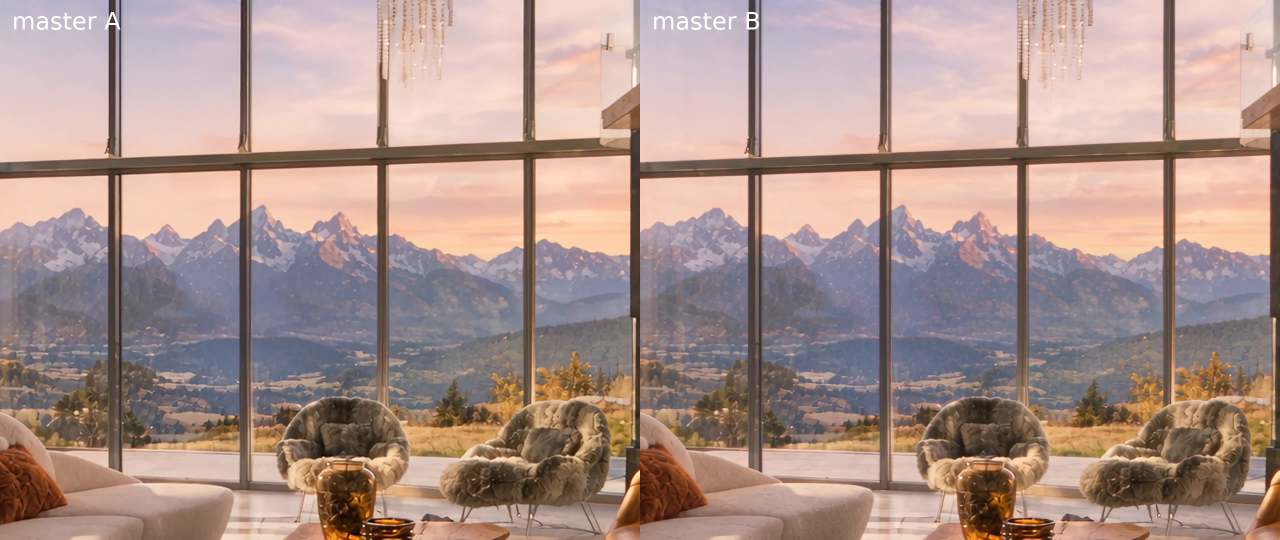
#> input picture tools/_compare.jpg, 2560 x 1080 px (shown at 1/2 size)
$ python -i media.py   (imports and definitions only)
#> lines starting #> are read from the running program, lines starting #| are printed output that depends on the picture
#!/usr/bin/env python3
"""Build the responsive image ladder for the site.

Masters live in assets/master/ (4K frames cut from the film master; they are
deliberately NOT committed, see .gitignore). For every master this writes an
AVIF and WebP ladder into assets/img/ plus a JPEG fallback at 1920, and records
what it produced in assets/img/manifest.json so the page builder can only ever
reference files that exist.

    python3 tools/media.py            # build everything that is missing
    python3 tools/media.py --force    # rebuild every size

Requires Pillow (>=11) with AVIF and WebP support.
"""
import json
import os
import sys

from PIL import Image, ImageFilter

ROOT = os.path.dirname(os.path.dirname(os.path.abspath(__file__)))
MASTERS = os.path.join(ROOT, "assets", "master")
OUT = os.path.join(ROOT, "assets", "img")

# One ladder serves both jobs: a full-bleed hero picks the top of it, an
# insight card near the bottom. AVIF carries the 4K step; WebP stops at 2560
# because the browsers that still need it are not on 4K panels.
AVIF_WIDTHS = (640, 1280, 1920, 2560, 3840)
WEBP_WIDTHS = (640, 1280, 1920, 2560)
JPEG_WIDTH = 1920  # fallback src, Open Graph, and any client without <picture>

# A 9:16 master is only ever shown on a phone held upright, so its ladder stops
# where phones do rather than following the landscape one.
PORTRAIT_AVIF = (480, 720, 1080, 1216)
PORTRAIT_WEBP = (480, 720, 1080)
PORTRAIT_JPEG = 1080

# Smaller sizes get a touch more quality: they are cheap and they are what
# most phones actually download.
def avif_quality(w):
    # Raised across the ladder: these are the stills people look at while they
    # read, and AVIF is cheap enough that shaving them was a false economy.
    return 78 if w <= 640 else 74 if w <= 1280 else 70 if w <= 1920 else 66


def webp_quality(w):
    return 88 if w <= 640 else 85 if w <= 1280 else 80


def resize(im, w):
    if im.width == w:
        return im.copy()
    h = round(im.height * w / im.width)
    out = im.resize((w, h), Image.LANCZOS)
    # Lanczos leaves a downscale very slightly soft; a light unsharp mask puts
    # the edge definition back without haloing. Strength tapers off as the
    # output approaches the master's own resolution.
    ratio = w / im.width
    if ratio < 0.95:
        percent = 60 if ratio < 0.4 else 45 if ratio < 0.7 else 32
        out = out.filter(ImageFilter.UnsharpMask(radius=0.7, percent=percent, threshold=3))
    return out


def build(path, force=False):
#> called with path = '_compare.jpg', force = False
    name = os.path.splitext(os.path.basename(path))[0]
    master = Image.open(path)
#> master is the input picture: PIL image 2560x1080 RGB; mean R, G, B 170.6, 146.4, 139.8
    if master.mode != "RGB":
        master = master.convert("RGB")
    made, sizes = [], {"avif": [], "webp": []}
    portrait = master.height > master.width
#> portrait = False
    avif_widths = PORTRAIT_AVIF if portrait else AVIF_WIDTHS
#> avif_widths = (640, 1280, 1920, 2560, 3840)
    webp_widths = PORTRAIT_WEBP if portrait else WEBP_WIDTHS
#> webp_widths = (640, 1280, 1920, 2560)
    jpeg_width = PORTRAIT_JPEG if portrait else JPEG_WIDTH
#> jpeg_width = 1920

    for w in avif_widths:
        if w > master.width:
            continue
        dst = os.path.join(OUT, f"{name}-{w}.avif")
        sizes["avif"].append(w)
        if force or not os.path.exists(dst):
            resize(master, w).save(dst, "AVIF", quality=avif_quality(w), speed=4,
                                   subsampling="4:2:0" if w > 1920 else "4:4:4")
            made.append(os.path.basename(dst))
#> this loop made 1 pass
#> pass 1, in resize, `out = im.resize((w, h), Image.LANCZOS)`:
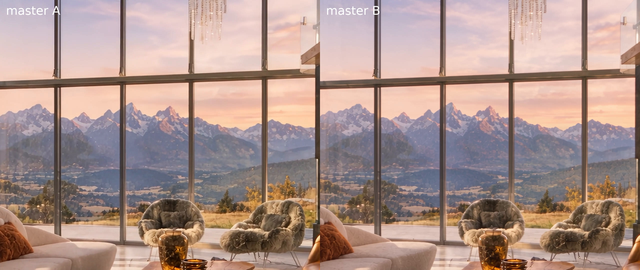
#> out: PIL image 640x270 RGB; mean R, G, B 170.6, 146.4, 139.8
#> after the loop, made = []

    for w in webp_widths:
        if w > master.width:
            continue
        dst = os.path.join(OUT, f"{name}-{w}.webp")
        sizes["webp"].append(w)
        if force or not os.path.exists(dst):
            resize(master, w).save(dst, "WEBP", quality=webp_quality(w), method=6)
            made.append(os.path.basename(dst))

    dst = os.path.join(OUT, f"{name}.jpg")
    if force or not os.path.exists(dst):
        # Only browsers without <picture> or AVIF and WebP ever fetch this, plus
        # the social preview, so it does not need the 4:4:4 treatment.
        resize(master, min(jpeg_width, master.width)).save(
            dst, "JPEG", quality=82, optimize=True, progressive=True)
        made.append(os.path.basename(dst))

    return name, {"w": master.width, "h": master.height, **sizes}, made


def main():
    force = "--force" in sys.argv
    if not os.path.isdir(MASTERS):
        sys.exit(f"no masters in {MASTERS} - fetch them first (see README)")
    os.makedirs(OUT, exist_ok=True)
    manifest, total = {}, 0
    for f in sorted(os.listdir(MASTERS)):
        if not f.lower().endswith((".jpg", ".jpeg", ".png", ".webp")):
            continue
        name, entry, made = build(os.path.join(MASTERS, f), force)
        manifest[name] = entry
        total += len(made)
        print(f"{name}: {entry['w']}x{entry['h']} master, {len(made)} file(s) written")
    with open(os.path.join(OUT, "manifest.json"), "w") as fh:
        json.dump(manifest, fh, indent=1, sort_keys=True)
        fh.write("\n")
    print(f"{len(manifest)} image(s), {total} file(s) written, manifest updated")


# [2 lines not run here, left out]

#> (the run stopped early here; a loop or call above may not have finished)
